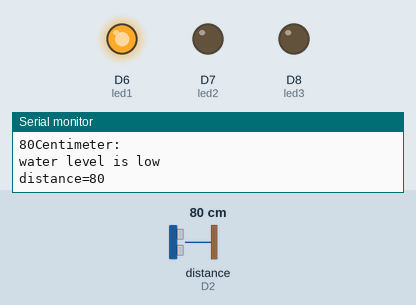
A sketch run on a simulated ESP8266 (NodeMCU). On the bench: output pins drawn as LEDs (lit = HIGH), the last lines printed to the serial monitor. Wiring (inferred from the names in the program): ultrasonic range finder: trigger D1; echo D2. Inputs (shaded band) come from the test bench; at power-on: distance to the obstacle (sensor on D2) 80 cm. The echo pulse lasts 58.3 µs per cm; WiFi joins after 1.5 s; servers stay silent unless stated; pins used as bus, display or sensor lines are not drawn.

Above: at 3.0 s.
3.1 s: distance to the obstacle (sensor on D2) set to 13 cm
8.5 s: distance to the obstacle (sensor on D2) set to 10 cm
At 12.9 s:
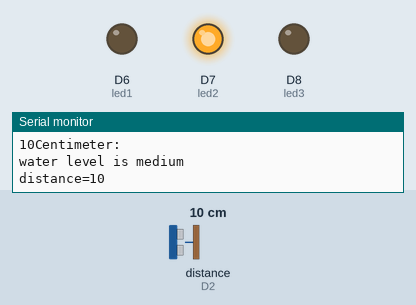
13.9 s: distance to the obstacle (sensor on D2) set to 5 cm
22.3 s: distance to the obstacle (sensor on D2) set to 2 cm
At 25.7 s:
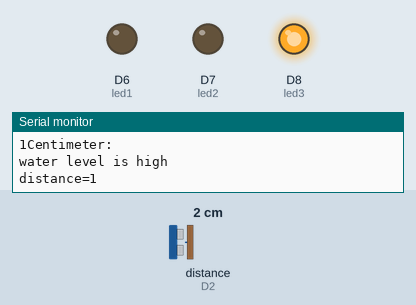
27.7 s: distance to the obstacle (sensor on D2) set to 6 cm
33.1 s: distance to the obstacle (sensor on D2) set to 9 cm
At 35.1 s:
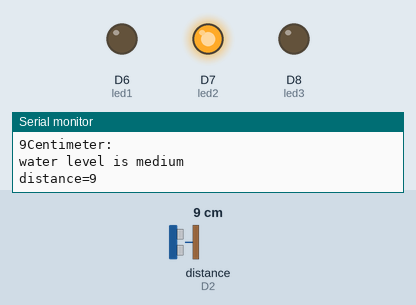
Timing chart, 0 to 36.6 s (numbered marks = the images above; inputs shaded):
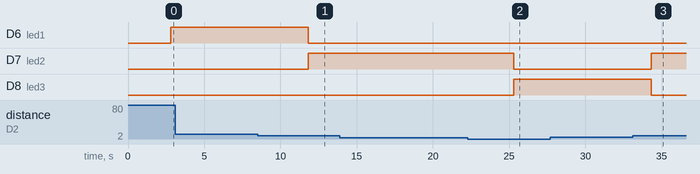

Measured:
- the behaviour switches between 12 and 11 cm on distance to the obstacle (sensor on D2) (found by bisection; images 0 and 1)
- the behaviour switches between 4 and 3 cm on distance to the obstacle (sensor on D2) (found by bisection; images 1 and 2)
- the behaviour switches between 7 and 8 cm on distance to the obstacle (sensor on D2) (found by bisection; images 2 and 3)
- after the input at 8.5 s, D6 (led1): HIGH → LOW after 3.3 s; D7 (led2): LOW → HIGH after 3.3 s
- after the input at 22.3 s, D7 (led2): HIGH → LOW after 3.0 s; D8 (led3): LOW → HIGH after 3.0 s
- after the input at 33.1 s, D7 (led2): LOW → HIGH after 1.2 s; D8 (led3): HIGH → LOW after 1.2 s

The sketch:

final_code_for_liquid_level_monitor.ino
```cpp
#define BLYNK_PRINT Serial


#include <ESP8266WiFi.h>
#include <BlynkSimpleEsp8266.h>
#define TRIGGER    D1
#define ECHO       D2
#define led1       D6
#define led2       D7
#define led3       D8
// You should get Auth Token in the Blynk App.
// Go to the Project Settings (nut icon).
char auth[] = " gMP2gy_u0dcWbNEYQb54dJ4jyVe2-2zR";

// Your WiFi credentials.
// Set password to "" for open networks.
char ssid[] = "POCO dj";
char pass[] = "dheer123";

WidgetLCD lcd(V1);

void setup()
{
  // Debug console

  Serial.begin(9600);
  pinMode(led1,OUTPUT);
  pinMode(led2,OUTPUT);
  pinMode(led3,OUTPUT);
  pinMode(TRIGGER,OUTPUT);
  pinMode(ECHO,INPUT);

  Blynk.begin(auth, ssid, pass);
  // You can also specify server:
  //Blynk.begin(auth, ssid, pass, "blynk-cloud.com", 8442);
  //Blynk.begin(auth, ssid, pass, IPAddress(192,168,1,100), 8442);

  lcd.clear(); //Use it to clear the LCD Widget
  lcd.print(0, 0, "Distance in cm"); // use: (position X: 0-15, position Y: 0-1, "Message you want to print")
  // Please use timed events when LCD printintg in void loop to avoid sending too many commands
  // It will cause a FLOOD Error, and connection will be dropped

}

void loop()
{
  lcd.clear();
  lcd.print(0, 0, "Distance in cm"); // use: (position X: 0-15, position Y: 0-1, "Message you want to print")
  long duration, distance;
  digitalWrite(TRIGGER, LOW);
  delayMicroseconds(2);

  digitalWrite(TRIGGER, HIGH);
  delayMicroseconds(10);

  digitalWrite(TRIGGER, LOW);
  duration = pulseIn(ECHO, HIGH);
  distance = (duration/2) / 29.1;

  Serial.print(distance);
  Serial.println("Centimeter:");
  lcd.print(7, 1, distance);
  delay(1000);

  if (distance>=12)
  {
    Serial.println("water level is low");
    Serial.print("distance=");
    Serial.println(distance);

    digitalWrite(led1,HIGH);
    digitalWrite(led2,LOW);
    digitalWrite(led3,LOW);
    Blynk.email("dheerajtej987@gmail.com", "ESP8266 Alert", "water level is low");
    Blynk.notify("ESP8266 Alert = water level is low");

  }
  else if(distance<=12&&distance>=8)
  {
    Serial.println("water level is medium");
    Serial.print("distance=");
    Serial.println(distance);
    digitalWrite(led2,HIGH);
    digitalWrite(led1,LOW);
    digitalWrite(led3,LOW);

  }

 else if(distance<=2)
 {
  Serial.println("water level is high");
    Serial.print("distance=");
    Serial.println(distance);
    digitalWrite(led3,HIGH);
    digitalWrite(led2,LOW);
    digitalWrite(led1,LOW);
Blynk.email("dheerajtej987@gmail.com", "ESP8266 Alert", "over flow");
    Blynk.notify("ESP8266 Alert = overflow");

  }

else
{
  Serial.println("not specified");
}
  Blynk.run();
  delay(3500);

}
```
